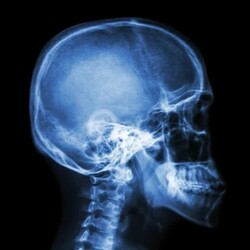
#> input picture Prueba2.jpg, 250 x 250 px
$ python MaestroEsclavo.py
#> lines starting #> are read from the running program, lines starting #| are printed output that depends on the picture
"""
Este código será experimental para implementar
el sistema Maestro-Esclavo en un mismo código
"""
from pathlib import Path
import numpy as np
import pandas as pd
import time
import matplotlib.pyplot as plt
from scipy.integrate import solve_ivp
from PIL import Image

# PARÁMETROS DE ROSSLER
ROSSLER_PARAMS = {
    'a': 0.2,
    'b': 0.2,
    'c': 5.7
}

A = 0.3
B = 0.201
C = 6.2

H = 0.01
TIEMPO_SINC = 3500
KEYSTREAM = 40000
Y0_MAESTRO = [0.1, 0.1, 0.1]
Y0_ESCLAVO = [1.0, 1.0, 1.0]
K = 2.0

LOGISTIC_PARAMS = {
    'aLog': 3.99,
    'x0_log': 0.4
}

# ========== RUTAS Y ARCHIVOS ==========
CARPETA_RESULTADOS = Path("Resultados_Local")
CARPETA_RESULTADOS.mkdir(exist_ok=True)
CARPETA_HAMMING_LOGISTIC = CARPETA_RESULTADOS / "Hamming_Logistic"
CARPETA_HAMMING_LOGISTIC.mkdir(parents=True, exist_ok=True)
IMAGEN_ORIGINAL = Path("Prueba2.jpg")
IMAGEN_DESCIFRADA = CARPETA_RESULTADOS / "ImagenDescifrada_Local.png"

# SERIES TEMPORALES
RUTA_SERIE_X = CARPETA_RESULTADOS / "x_maestro_esclavo.png"
RUTA_SERIE_Y = CARPETA_RESULTADOS / "y_maestro_esclavo.png"
RUTA_SERIE_Z = CARPETA_RESULTADOS / "z_maestro_esclavo.png"
# ERROR
RUTA_ERRORES = CARPETA_RESULTADOS / "errores_sincronizacion.csv"
RUTA_ERRORES_MEDIOS = CARPETA_RESULTADOS / "errores_medios_sincronizacion.csv"
RUTA_ERROR_X = CARPETA_RESULTADOS / "error_x.png"
RUTA_ERROR_Y = CARPETA_RESULTADOS / "error_y.png"
RUTA_ERROR_Z = CARPETA_RESULTADOS / "error_z.png"
# DISPERSION
RUTA_DISPERSION_X = CARPETA_RESULTADOS / "dispersion_x.png"
RUTA_DISPERSION_Y = CARPETA_RESULTADOS / "dispersion_y.png"
RUTA_DISPERSION_Z = CARPETA_RESULTADOS / "dispersion_z.png"

# SALIDAS CIFRADO
RUTA_IMAGEN_DIFUSION = CARPETA_RESULTADOS / "ImagenDifusion_Local.png"
RUTA_IMAGEN_CONFUSION = CARPETA_RESULTADOS / "ImagenConfusion_Local.png"
RUTA_IMAGEN_CIFRADA = CARPETA_RESULTADOS / "ImagenCifrada_Local.png"
RUTA_TIMINGS = CARPETA_RESULTADOS / "tiempos_procesos.csv"
RUTA_DISPERSION = CARPETA_RESULTADOS / "diagrama_dispersion.png"
RUTA_HAMMING = CARPETA_RESULTADOS / "hamming.csv"
RUTA_SERIES_VECTORES = CARPETA_RESULTADOS / "series_difusion_logistico_rossler.png"
RUTA_VECTOR_CIFRADO_SERIE = CARPETA_RESULTADOS / "vector_cifrado.png"
RUTA_HISTOGRAMA_IMAGENES = CARPETA_RESULTADOS / "histogramas_imagenes.png"
RUTA_CORRELACION = CARPETA_RESULTADOS / "correlacion.csv"

PUNTOS_EVAL = 10000

RUTA_DISTANCIA_HAMMING_A = CARPETA_RESULTADOS / "hamming_vs_a.png"
RUTA_DISTANCIA_HAMMING_CSV_A = CARPETA_RESULTADOS / "hamming_vs_a.csv"
RUTA_DISTANCIA_HAMMING_B = CARPETA_RESULTADOS / "hamming_vs_b.png"
RUTA_DISTANCIA_HAMMING_CSV_B = CARPETA_RESULTADOS / "hamming_vs_b.csv"
RUTA_DISTANCIA_HAMMING_C = CARPETA_RESULTADOS / "hamming_vs_c.png"
RUTA_DISTANCIA_HAMMING_CSV_C = CARPETA_RESULTADOS / "hamming_vs_c.csv"

RUTA_DISTANCIA_HAMMING_A_LOG = CARPETA_RESULTADOS / "hamming_vs_aLog.png"
RUTA_DISTANCIA_HAMMING_CSV_A_LOG = CARPETA_RESULTADOS / "hamming_vs_aLog.csv"
RUTA_DISTANCIA_HAMMING_X0_LOG = CARPETA_RESULTADOS / "hamming_vs_x0_log.png"
RUTA_DISTANCIA_HAMMING_CSV_X0_LOG = CARPETA_RESULTADOS / "hamming_vs_x0_log.csv"

# ========== DINÁMICA COMBINADA MAESTRO–ESCLAVO ==========
def rossler_maestro_esclavo(t, state, a, b, c, k):
    """
    Estado: [x_m, y_m, z_m, x_s, y_s, z_s]
    """
    x_m, y_m, z_m, x_s, y_s, z_s = state

    # Maestro
    dxm = -y_m - z_m
    dym = x_m + a * y_m
    dzm = b + z_m * (x_m - c)

    # Esclavo (acoplado en y)
    dxs = -y_s - z_s
    dys = x_s + a * y_s + k * (y_m - y_s)
    dzs = b + z_s * (x_s - c)

    return [dxm, dym, dzm, dxs, dys, dzs]

def mapa_logistico(logistic_params, nmax):
    a = logistic_params["aLog"]
    x0 = logistic_params["x0_log"]
    vector_logistico = np.zeros(nmax)
    for i in range(nmax):
        vector_logistico[i] = x0
        x0 = a * x0 * (1 - x0)

    return vector_logistico


def integrar_rossler(rossler_params, nmax):
    a = rossler_params['a']
    b = rossler_params['b']
    c = rossler_params['c']

    iteraciones = TIEMPO_SINC + KEYSTREAM
    t_span = (0, iteraciones * H)
    t_eval = np.arange(0, iteraciones * H, H)

    y0 = np.array(Y0_MAESTRO + Y0_ESCLAVO, dtype=float)

    sol = solve_ivp(
        fun=rossler_maestro_esclavo,
        t_span=t_span,
        y0=y0,
        args=(a, b, c, K),
        t_eval=t_eval,
        method='RK23', # Todos los metodos para solve_ivp son: 'RK23', 'RK45', 'DOP853', 'Radau', 'BDF', 'LSODA'
        rtol=1e-6,
        atol=1e-8,
    )
    """
    Anotaciones respecto a sol usando RK45 como base:
    RK23 si logró un error de sincronización menor, logrando una trayectoria continua de error = 0
    DOP853 logró resultados similares a RK45
    RADAU igual, similar a RK45
    BDF logra error menor, pero no continuo, con saltos en el error
    LSODA mismos casos con los demás

    En conclusión, actualmente RK23 es el que mejores resultados ha dado
    """
    x_maestro = sol.y[0]
    y_maestro = sol.y[1]
    z_maestro = sol.y[2]
    x_esclavo = sol.y[3]
    y_esclavo = sol.y[4]
    z_esclavo = sol.y[5]
    x_cif = sol.y[0][TIEMPO_SINC:iteraciones] # Se obtienen los datos después de TIEMPO_SINC
    x_descif = sol.y[3][TIEMPO_SINC:iteraciones]
    x_cif = np.resize(x_cif, nmax)
    x_descif = np.resize(x_descif, nmax)
    t = sol.t

    return t, x_maestro, y_maestro, z_maestro, x_esclavo, y_esclavo, z_esclavo, x_cif, x_descif

def aplicar_difusion(vector_inf, nmax):
    print("[DIFUSION] INICIANDO...")
    t_inicio_difusion = time.perf_counter()

    vector_logistico = mapa_logistico(LOGISTIC_PARAMS, nmax)

    vector_mezcla = np.floor(vector_logistico * nmax).astype(int)

    vector_temp = vector_inf.copy()
    difusion = np.zeros(nmax)
    contador = 0
    for i in range(nmax):
        pos = vector_mezcla[i]
        if vector_temp[pos] != 260.0:
            difusion[contador] = vector_temp[pos]
            contador += 1
            vector_temp[pos] = 260.0

    for j in range(nmax):
        if contador >= nmax:
            break
        if vector_temp[j] != 260.0:
            difusion[contador] = vector_temp[j]
            contador += 1

    t_fin_difusion = time.perf_counter()
    tiempo_difusion = t_fin_difusion - t_inicio_difusion
    print(f"[DIFUSION] Tiempo de difusión: {tiempo_difusion:.4f} segundos")
    print("[DIFUSION] DIFUSIÓN COMPLETADA")

    return difusion, vector_logistico, tiempo_difusion

def aplicar_confusion(difusion, vector_logistico, nmax, rossler_params):
    print("[CONFUSION] APLICANDO CONFUSIÓN...")
    t_inicio_confusion = time.perf_counter()

    # Integrar Rössler
    t_inicio_rossler = time.perf_counter()
    t, x_maestro, y_maestro, z_maestro, x_esclavo, y_esclavo, z_esclavo, x_cif, x_descif = integrar_rossler(rossler_params, nmax)
    t_fin_rossler = time.perf_counter()
    tiempo_rossler = t_fin_rossler - t_inicio_rossler

    # 4. Aplicar confusión (solo después del tiempo de sincronización)
    vector_cifrado = np.zeros(nmax)
    vector_cifrado = difusion + vector_logistico + x_cif
    print("[CONFUSION] Confusión aplicada correctamente")

    t_fin_confusion = time.perf_counter()
    tiempo_confusion = t_fin_confusion - t_inicio_confusion

    print(f"[CONFUSION] Tiempo de integración de Rössler: {tiempo_rossler:.4f} segundos")
    print(f"[CONFUSION] Tiempo total de confusión: {tiempo_confusion:.4f} segundos")

    return vector_cifrado, tiempo_rossler, tiempo_confusion, t, x_maestro, y_maestro, z_maestro, x_esclavo, y_esclavo, z_esclavo, x_cif, x_descif

def revertir_confusion(vector_cifrado, vector_logistico, x_descif):

    difusion = vector_cifrado - vector_logistico - x_descif

    return difusion

def revertir_difusion(difusion, vector_logistico, nmax, ancho, alto):
    # 1. Regenerar vector de mezcla (mismo que el maestro)
    vector_mezcla = np.floor(vector_logistico * nmax).astype(int)

    # 2. Inicializar estructuras para revertir
    vector_temp = np.full(nmax, 260.0)
    # vector_original = np.zeros(nmax)
    contador = 0

    # 3. Primera pasada: asignar a posiciones originales
    for i in range(nmax):
        pos = vector_mezcla[i]
        if vector_temp[pos] == 260.0:
            vector_temp[pos] = difusion[contador]
            contador += 1

    # 4. Segunda apsada: asignar posiciones restantes en orden
    for j in range(nmax):
        if contador >= nmax:
            break
        if vector_temp[j] == 260.0:
            vector_temp[j] = difusion[contador]
            contador += 1

    # 5. Reconstruir la imagen
    img_array = np.round(vector_temp * 255.0).clip(0, 255).astype(np.uint8)
    img_array = img_array.reshape((alto, ancho, 3))
    print("[DEBUG] img_array shape:", img_array.shape)
    return Image.fromarray(img_array)

# [25 lines left out: function graficar_histogramas, not called in this run]

def cargar_imagen():
    imagen = Image.open(IMAGEN_ORIGINAL)
    vector_inf = np.array(imagen)
    alto, ancho, canales = vector_inf.shape
    vector_inf = vector_inf.flatten().astype(np.float64)/255.0
    nmax = vector_inf.size
    print("[CARGA] Imagen cargada y vectorizada correctamente")
    return imagen, vector_inf, ancho, alto, nmax

def difusion_confusion_imagenes(imagen, difusion, vector_cifrado, ancho, alto):
    """
    Genera y guarda la figura comparativa:
    original, después de difusión y después de confusión.
    """
    plt.figure(figsize=(15, 5))

    # Original
    plt.subplot(1, 3, 1)
    plt.imshow(imagen)
    plt.title("Original")
    plt.axis("off")

    # Después de difusión
    difusion_img = np.clip(difusion, 0.0, 1.0)
    difusion_img = np.round(difusion_img*255.0).astype(np.uint8).reshape((alto, ancho, 3))
    plt.subplot(1, 3, 2)
    plt.imshow(difusion_img)
    plt.title("Después de Difusión")
    plt.axis("off")

    # Después de confusión (pseudo-imagen)
    cifrado_norm = (vector_cifrado - np.min(vector_cifrado)) / (
        np.max(vector_cifrado) - np.min(vector_cifrado) + 1e-12
    )
    cifrado_img = np.clip(cifrado_norm, 0.0, 1.0)
    cifrado_img = np.round(cifrado_img*255.0).astype(np.uint8).reshape((alto, ancho, 3))
    plt.subplot(1, 3, 3)
    plt.imshow(cifrado_img)
    plt.title("Después de Confusión")
    plt.axis("off")

    plt.tight_layout()
    plt.savefig(RUTA_IMAGEN_CIFRADA)
    print(f"Resultados del proceso completo guardados en {RUTA_IMAGEN_CIFRADA}")

def graficar_series_vectores(difusion, vector_logistico, x_conf):
    plt.figure(figsize=(12, 8))

    # 1. Vector de difusión
    plt.subplot(3, 1, 1)
    plt.plot(difusion[:PUNTOS_EVAL])
    plt.ylabel("Difusión")
    plt.title("Vector de difusión")
    plt.grid(alpha=0.3)

    # 2. Vector logístico
    plt.subplot(3, 1, 2)
    plt.plot(vector_logistico[:PUNTOS_EVAL])
    plt.ylabel("Logístico")
    plt.title("Vector logístico")
    plt.grid(alpha=0.3)

    # 3. Serie x de Rössler
    plt.subplot(3, 1, 3)
    plt.plot(x_conf[:PUNTOS_EVAL])
    plt.xlabel("Índice")
    plt.ylabel("x (Rössler)")
    plt.title("Serie x de Rössler (confusión)")
    plt.grid(alpha=0.3)

    plt.tight_layout()
    plt.savefig(RUTA_SERIES_VECTORES)
    print(f"[GRAFICA] Series difusión/logístico/Rössler guardadas en {RUTA_SERIES_VECTORES}")

def graficar_vector_cifrado(vector_cifrado):
    plt.figure(figsize=(10, 4))
    plt.plot(vector_cifrado[:PUNTOS_EVAL])
    plt.xlabel("Índice")
    plt.ylabel("Valor")
    plt.title("Vector cifrado")
    plt.grid(alpha=0.3)
    plt.tight_layout()
    plt.savefig(RUTA_VECTOR_CIFRADO_SERIE)
    print(f"[GRAFICA] Vector cifrado guardado en {RUTA_VECTOR_CIFRADO_SERIE}")

# [14 lines left out: function graficar_dispersion, not called in this run]

def distancia_hamming(imagen_original, imagen_descifrada):
    img_original = np.array(imagen_original.convert("L"), dtype=np.uint8)
    img_descifrada = np.array(imagen_descifrada.convert("L"), dtype=np.uint8)

    img_original = img_original.flatten()
    img_descifrada = img_descifrada.flatten()

    n_bytes = min(img_original.size, img_descifrada.size)
    img_original = img_original[:n_bytes]
    img_descifrada = img_descifrada[:n_bytes]

    img_original = np.unpackbits(img_original)
    img_descifrada = np.unpackbits(img_descifrada)

    n_bits = min(img_original.size, img_descifrada.size)
    img_original = img_original[:n_bits]
    img_descifrada = img_descifrada[:n_bits]

    diff_bits = img_original ^ img_descifrada
    hamming_abs = int(diff_bits.sum())
    hamming_norm = hamming_abs / n_bits if n_bits > 0 else 0.0

    print(f"[HAMMING] Distancia de Hamming absoluta: {hamming_abs}")
    print(f"[HAMMING] Distancia de Hamming normalizada: {hamming_norm:.6f}")

    return hamming_abs, hamming_norm


def registrar_tiempos(tiempo_difusion, tiempo_rossler, tiempo_confusion, tiempo_programa, tiempo_descifrado):
    """
    Se registran las métricas de tiempo para cada proceso en un archivo CSV
    """
    registro = {
        "timestamp": time.strftime("%m-%d %H:%M:%S"),
        "tiempo_difusion_segundos": tiempo_difusion,
        "tiempo_rossler_segundos": tiempo_rossler,
        "tiempo_confusion_segundos": tiempo_confusion,
        "tiempo_programa_segundos": tiempo_programa,
        "tiempo_descifrado": tiempo_descifrado,
    }

    df = pd.DataFrame([registro])
    archivo = RUTA_TIMINGS.exists()
    df.to_csv(RUTA_TIMINGS, mode='a', index = False, header = not archivo)
    print(f"[TIEMPOS] Tiempos registrados en {RUTA_TIMINGS}")

def graficar_series(t, x_maestro, y_maestro, z_maestro, x_esclavo, y_esclavo, z_esclavo):
    # x(t)
    plt.figure(figsize=(10,6))
    plt.plot(t, x_maestro, label="Maestro", color='black', linewidth=1.3)
    plt.plot(t, x_esclavo, label="Esclavo", color="orange", linewidth=0.8, linestyle="dotted", alpha = 0.8)
    plt.xlabel("Tiempo")
    plt.ylabel("x(t)")
    plt.title("Serie temporal de x(t) - Maestro vs Esclavo")
    plt.legend()
    plt.grid(alpha=0.3)
    plt.tight_layout()
    plt.savefig(RUTA_SERIE_X, dpi = 400)
    print(f"[GRAFICA] Series x(t) guardadas en: {RUTA_SERIE_X}")

    # y(t)
    plt.figure(figsize=(10,6))
    plt.plot(t, y_maestro, label="Maestro", color='black', linewidth=1.3)
    plt.plot(t, y_esclavo, label="Esclavo", color="orange", linewidth=0.8, linestyle="dotted", alpha = 0.8)
    plt.xlabel("Tiempo")
    plt.ylabel("y(t)")
    plt.title("Serie temporal de y(t) - Maestro vs Esclavo")
    plt.legend()
    plt.grid(alpha=0.3)
    plt.tight_layout()
    plt.savefig(RUTA_SERIE_Y, dpi = 400)
    print(f"[GRAFICA] Series y(t) guardadas en: {RUTA_SERIE_Y}")

    # z(t)
    plt.figure(figsize=(10,6))
    plt.plot(t, z_maestro, label="Maestro", color='black', linewidth=1.3)
    plt.plot(t, z_esclavo, label="Esclavo", color="orange", linewidth=0.8, linestyle="dotted", alpha = 0.8)
    plt.xlabel("Tiempo")
    plt.ylabel("z(t)")
    plt.title("Serie temporal de z(t) - Maestro vs Esclavo")
    plt.legend()
    plt.grid(alpha=0.3)
    plt.tight_layout()
    plt.savefig(RUTA_SERIE_Z, dpi = 400)
    print(f"[GRAFICA] Series z(t) guardadas en: {RUTA_SERIE_Z}")

def graficar_errores(t, error_x, error_y, error_z):
    # Error x
    plt.figure(figsize=(10,6))
    plt.plot(t, error_x, color='purple', linewidth=1)
    plt.xlabel("Tiempo")
    plt.ylabel("Error en x(t)")
    plt.title("Error de sincronización en x(t)")
    plt.grid(alpha=0.3)
    plt.tight_layout()
    plt.savefig(RUTA_ERROR_X, dpi = 400)
    print(f"[GRAFICA] Error en x(t) guardado en: {RUTA_ERROR_X}")

    # Error y
    plt.figure(figsize=(10,6))
    plt.plot(t, error_y, color='purple', linewidth=1)
    plt.xlabel("Tiempo")
    plt.ylabel("Error en y(t)")
    plt.title("Error de sincronización en y(t)")
    plt.grid(alpha=0.3)
    plt.tight_layout()
    plt.savefig(RUTA_ERROR_Y, dpi = 400)
    print(f"[GRAFICA] Error en y(t) guardado en: {RUTA_ERROR_Y}")

    # Error z
    plt.figure(figsize=(10,6))
    plt.plot(t, error_z, color='purple', linewidth=1)
    plt.xlabel("Tiempo")
    plt.ylabel("Error en z(t)")
    plt.title("Error de sincronización en z(t)")
    plt.grid(alpha=0.3)
    plt.tight_layout()
    plt.savefig(RUTA_ERROR_Z, dpi = 400)
    print(f"[GRAFICA] Error en z(t) guardado en: {RUTA_ERROR_Z}")

def graficar_dispersion(x_maestro, x_esclavo, y_maestro, y_esclavo, z_maestro, z_esclavo):
    # Dispersión x
    plt.figure(figsize=(6,6))
    plt.scatter(x_maestro, x_esclavo, color='green', s=1, alpha=0.5)
    plt.xlabel("x Maestro")
    plt.ylabel("x Esclavo")
    plt.title("Diagrama de dispersión x Maesto vs x Esclavo")
    plt.grid(alpha=0.3)
    plt.tight_layout()
    plt.savefig(RUTA_DISPERSION_X, dpi = 400)
    print(f"[GRAFICA] Diagrama de dispersión x guardado en: {RUTA_DISPERSION_X}")

    # Dispersión y
    plt.figure(figsize=(6,6))
    plt.scatter(y_maestro, y_esclavo, color='green', s=1, alpha=0.5)
    plt.xlabel("y Maestro")
    plt.ylabel("y Esclavo")
    plt.title("Diagrama de dispersión y Maesto vs y Esclavo")
    plt.grid(alpha=0.3)
    plt.tight_layout()
    plt.savefig(RUTA_DISPERSION_Y, dpi = 400)
    print(f"[GRAFICA] Diagrama de dispersión y guardado en: {RUTA_DISPERSION_Y}")

    # Dispersión z
    plt.figure(figsize=(6,6))
    plt.scatter(z_maestro, z_esclavo, color='green', s=1, alpha=0.5)
    plt.xlabel("z Maestro")
    plt.ylabel("z Esclavo")
    plt.title("Diagrama de dispersión z Maestro vs z Esclavo")
    plt.grid(alpha=0.3)
    plt.tight_layout()
    plt.savefig(RUTA_DISPERSION_Z, dpi = 400)
    print(f"[GRAFICA] Diagrama de dispersión z guardado en: {RUTA_DISPERSION_Z}")

def guardar_errores_csv(t, error_x, error_y, error_z):
    df_errores = pd.DataFrame({
        "Tiempo": t,
        "Error_x": error_x,
        "Error_y": error_y,
        "Error_z": error_z
    })

    df_errores.to_csv(RUTA_ERRORES, index=False)
    print(f"[CSV] Errores de sincronizacion guardados en: {RUTA_ERRORES}")

def coeficiente_correlacion_imagenes(imagen_original, imagen_descifrada):
    # Convertir a escala de grises y a float
    img_orig = np.array(imagen_original.convert("L"), dtype=np.float64)
    img_decr = np.array(imagen_descifrada.convert("L"), dtype=np.float64)

    # Aplanar
    orig_flat = img_orig.flatten()
    decr_flat = img_decr.flatten()

    # Emparejar longitudes
    n = min(orig_flat.size, decr_flat.size)
    orig_flat = orig_flat[:n]
    decr_flat = decr_flat[:n]

    # Evitar problemas de desviación estándar cero o muy pocos datos
    if n < 2 or np.std(orig_flat) == 0 or np.std(decr_flat) == 0:
        correlacion = 0.0
    else:
        corr_matrix = np.corrcoef(orig_flat, decr_flat)
        correlacion = float(corr_matrix[0, 1])

    print(f"[CORRELACION] Coeficiente de correlación: {correlacion:.6f}")
    return correlacion

# [169 lines left out: functions experimento_hamming_vs_a, experimento_hamming_vs_logistico, not called in this run]


def main():
    # =============================== PROCESO DE CIFRADO ===============================

    inicio_programa = time.perf_counter()
    imagen, vector_inf, ancho, alto, nmax = cargar_imagen()
#> in cargar_imagen, imagen is the input picture: PIL image 250x250 RGB; mean R, G, B 40.5, 58.3, 81
#> ancho = 250; alto = 250; nmax = 187500
    print(f"[CARGA] Medidas de la imagen: Ancho={ancho}, Alto={alto}, Canales=3, Total píxeles={nmax//3}, Total valores={nmax}")
#| [CARGA] Medidas de la imagen: Ancho=250, Alto=250, Canales=3, Total píxeles=62500, Total valores=187500

    # 2. Aplicar difusión
    difusion, vector_logistico, tiempo_difusion = aplicar_difusion(vector_inf, nmax)
#> the loop in aplicar_difusion, `for i in range(nmax):` made 187500 passes
#> pos on passes 1 to 8: 75000, 179550, 30375, 101563, 185731, 6988, 26843, 91770
#> after the loop in aplicar_difusion, `for i in range(nmax):`: contador = 108443
#> after the loop in aplicar_difusion, `for j in range(nmax):`: contador = 187500
#> tiempo_difusion = 0.186

    # 3. Aplicar confusión
    vector_cifrado, tiempo_rossler, tiempo_confusion, t, x_maestro, y_maestro, z_maestro, x_esclavo, y_esclavo, z_esclavo, x_cif, x_descif = aplicar_confusion(difusion, vector_logistico, nmax, ROSSLER_PARAMS)
#> tiempo_rossler = 1.99; tiempo_confusion = 1.99


    # =============================== PROCESO DE DESCIFRADO ===============================
    print("[DESCIFRADO] INICIANDO PROCESO DE DESCIFRADO...")
    t_inicio_descifrado = time.perf_counter()
    # Revertir confusion
    difusion = revertir_confusion(vector_cifrado, vector_logistico, x_descif)

    # Revertir difusion
    imagen_descifrada = revertir_difusion(difusion, vector_logistico, nmax, ancho, alto)
#> the loop in revertir_difusion, `for i in range(nmax):` made 187500 passes
#> after the loop in revertir_difusion, `for i in range(nmax):`: contador = 108443
#> after the loop in revertir_difusion, `for j in range(nmax):`: contador = 187500
#| [DEBUG] img_array shape: (250, 250, 3)
    imagen_descifrada.save(IMAGEN_DESCIFRADA)
    t_fin_descifrado = time.perf_counter()
    tiempo_descifrado = t_fin_descifrado - t_inicio_descifrado
    fin_programa = time.perf_counter()
    tiempo_programa = fin_programa - inicio_programa
    print(f"[PROGRAMA] Tiempo total del programa: {tiempo_programa:.4f} segundos")
    registrar_tiempos(
        tiempo_difusion,
        tiempo_rossler,
        tiempo_confusion,
        tiempo_programa,
        tiempo_descifrado
    )
#> in registrar_tiempos, `registro = { "timestamp": time.strftime("%m-%d %H:%M:%S"), "tiempo_dif..`: registro = {'timestamp': '11-20 13:29:14', 'tiempo_difusion_segundos': 0.186, 'tiempo_rossler_segundos': 1.99, 'tiempo_confusion_segundos': 1.99, 'tiempo_programa_segundos': 2.34, 'tiempo_descifrado': 0.146}
#> in registrar_tiempos, `df = pd.DataFrame([registro])`: df = table of 1 rows and 6 columns

    # Calcular errores de sincronizacion
    error_x = np.abs(x_maestro - x_esclavo)
    error_y = np.abs(y_maestro - y_esclavo)
    error_z = np.abs(z_maestro - z_esclavo)

    img_original = Image.open(IMAGEN_ORIGINAL)
    img_descifrada = Image.open(IMAGEN_DESCIFRADA)

    # Graficar difusion y confusion como imagenes
    difusion_confusion_imagenes(imagen, difusion, vector_cifrado, ancho, alto)
#> in difusion_confusion_imagenes, `difusion_img = np.round(difusion_img*255.0).astype(np.uint8).reshape((..`:
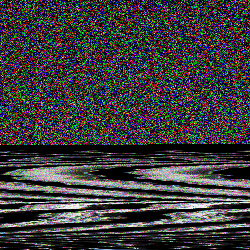
#> difusion_img: shape (250, 250, 3); mean of channels 0, 1, 2 60, 59.8, 60; drawn as R, G, B
#> in difusion_confusion_imagenes, `cifrado_img = np.round(cifrado_img*255.0).astype(np.uint8).reshape((al..`:
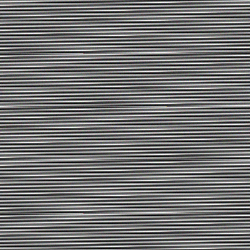
#> cifrado_img: shape (250, 250, 3); mean of channels 0, 1, 2 114.4, 114.3, 114.3; drawn as R, G, B
#> in difusion_confusion_imagenes, `plt.savefig(RUTA_IMAGEN_CIFRADA)`:
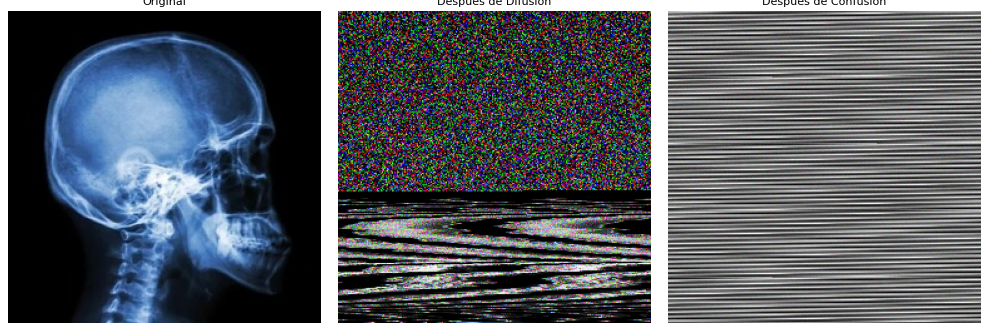
#> figure drawn by matplotlib, 3 panels

    # Graficar series de difusion, logistico y rossler
    graficar_series_vectores(difusion, vector_logistico, x_cif)
#> in graficar_series_vectores, `plt.savefig(RUTA_SERIES_VECTORES)`:
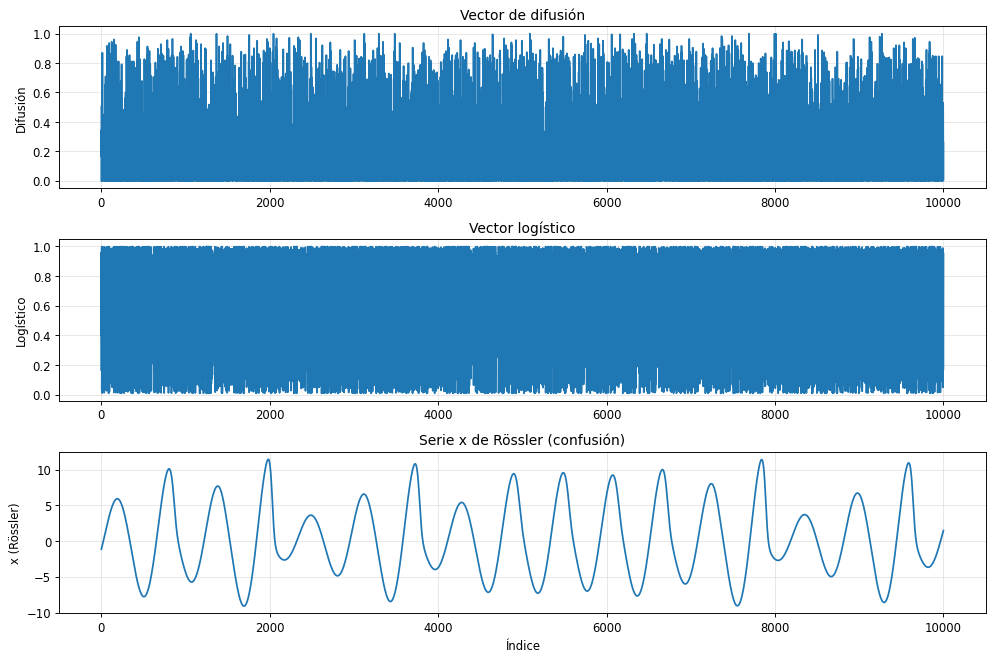
#> figure drawn by matplotlib, 3 panels; panel 1: curve peaks at x = 3122, y = 1; panel 2: curve peaks at x = 3865, y = 0.997; panel 3: curve peaks at x = 1982, y = 11.43

    # Graficar vector cifrado
    graficar_vector_cifrado(vector_cifrado)

    # Graficar distancia Hamming
    distancia_hamming(img_original, img_descifrada)
#> (the rest of the program and of its run is left out)
